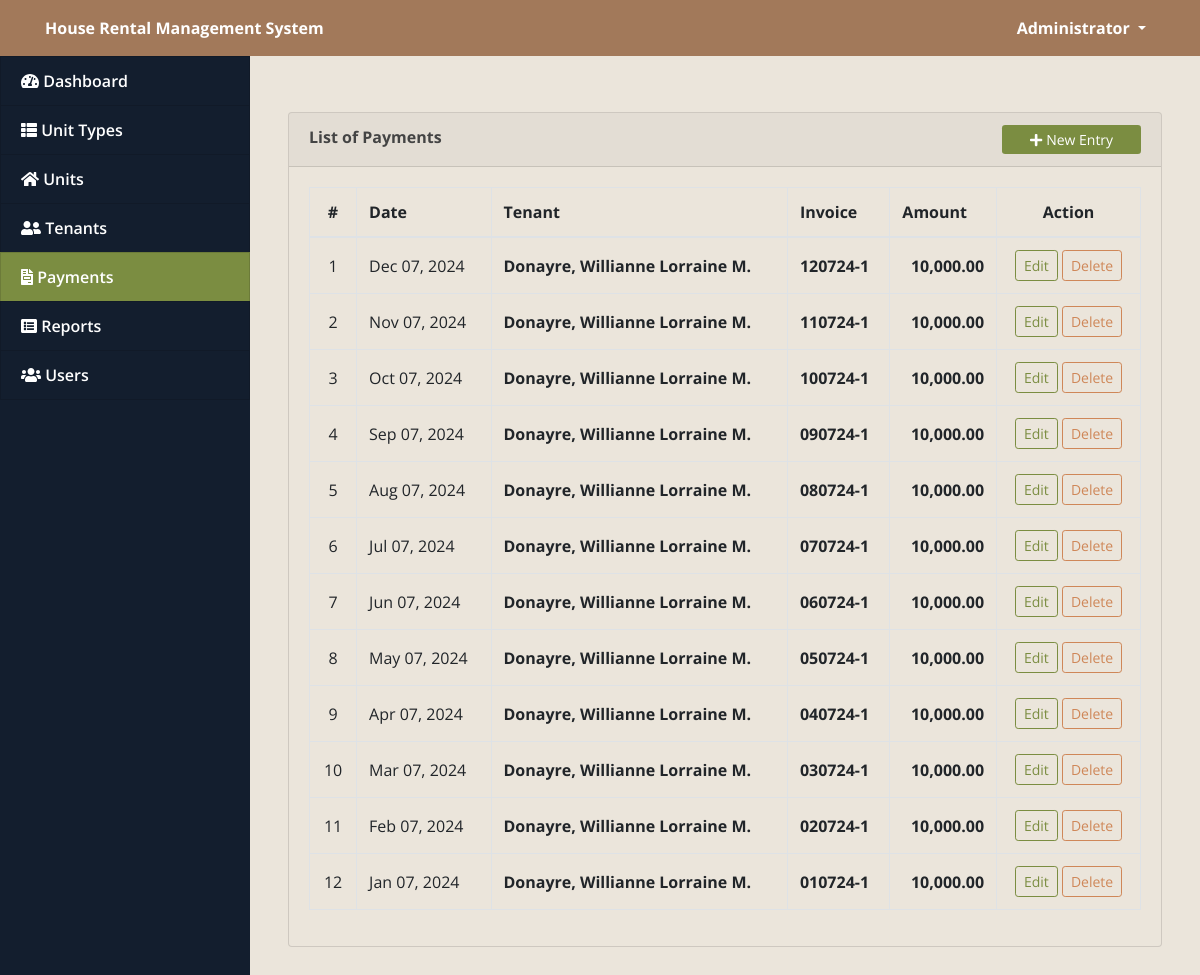
Page /index.php?page=invoices (signed in) on the earlier database version.
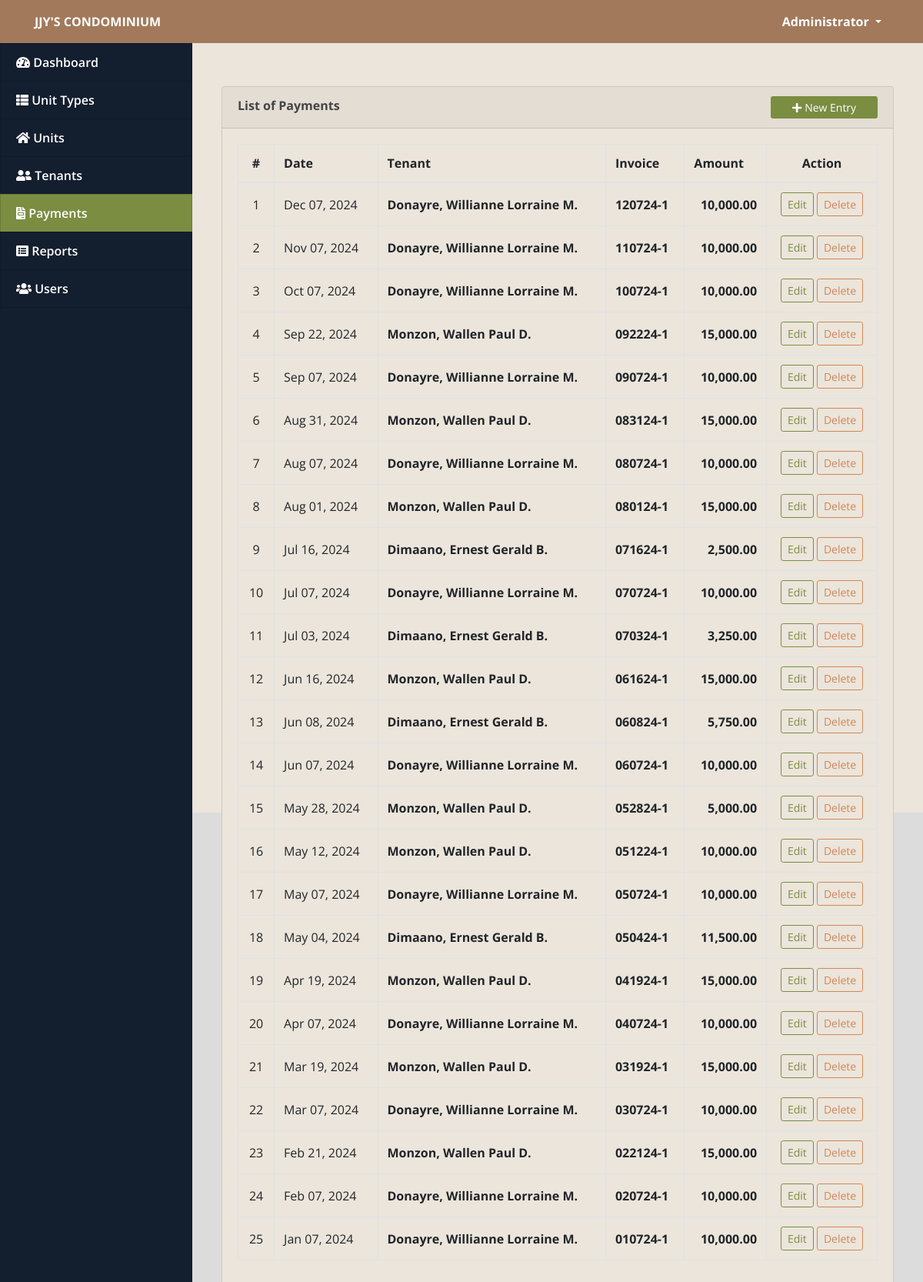
Same page on the later database version.
### tables this page shows
CREATE TABLE `payments` (
  `id` int(30) NOT NULL,
  `tenant_id` int(30) NOT NULL,
  `amount` float NOT NULL,
  `invoice` varchar(50) NOT NULL,
  `date_created` datetime NOT NULL DEFAULT current_timestamp()
);

### invoices.php (the view, shortened to what this page needs)
<?php include('db_connect.php');?>
<div class="container-fluid">
	<div class="col-lg-12">
		<div class="row">
			<div class="col-md-12">
				<div class="card">
					<div class="card-header">
						<b>List of Payments</b>
						<span class="float:right"><a class="btn btn-primary btn-block btn-sm col-sm-2 float-right" href="javascript:void(0)" id="new_invoice">
					<i class="fa fa-plus"></i> New Entry
				</a></span>
					</div>
					<div class="card-body">
						<table class="table table-condensed table-bordered table-hover">
							<thead>
								<tr>
									<th class="text-center">#</th>
									<th class="">Date</th>
									<th class="">Tenant</th>
									<th class="">Invoice</th>
									<th class="">Amount</th>
									<th class="text-center">Action</th>
								</tr>
							</thead>
							<tbody>
								<?php
								$i = 1;
								$invoices = $conn->query("SELECT p.*,concat(t.lastname,', ',t.firstname,' ',t.middlename) as name FROM payments p inner join tenants t on t.id = p.tenant_id where t.status = 1 order by date(p.date_created) desc ");
								while($row=$invoices->fetch_assoc()):
								?>
								<tr>
									<td class="text-center"><?php echo $i++ ?></td>
									<td>
										<?php echo date('M d, Y',strtotime($row['date_created'])) ?>
									</td>
									<td class="">
										 <p> <b><?php echo ucwords($row['name']) ?></b></p>
									</td>
									<td class="">
										 <p> <b><?php echo ucwords($row['invoice']) ?></b></p>
									</td>
									<td class="text-right">
										 <p> <b><?php echo number_format($row['amount'],2) ?></b></p>
									</td>
									<td class="text-center">
										<button class="btn btn-sm btn-outline-primary edit_invoice" type="button" data-id="<?php echo $row['id'] ?>" >Edit</button>
										<button class="btn btn-sm btn-outline-danger delete_invoice" type="button" data-id="<?php echo $row['id'] ?>">Delete</button>
									</td>
								</tr>
								<?php endwhile; ?>
							</tbody>
						</table>
					</div>
				</div>
			</div>
		</div>
	</div>
</div>

### topbar.php (shortened to what this page needs)
<nav class="navbar navbar-light fixed-top bg-navbar" style="padding:0;min-height: 3.5rem">
  <div class="container-fluid mt-2 mb-2">
  	<div class="col-lg-12">
      <div class="col-md-4 float-left text-white">
        <large><b><?php echo isset($_SESSION['system']['name']) ? $_SESSION['system']['name'] : '' ?></b></large>
      </div>
	  	<div class="float-right">
        <div class=" dropdown mr-4">
            <a href="#" class="text-white dropdown-toggle"  id="account_settings" data-toggle="dropdown" aria-haspopup="true" aria-expanded="false"><?php echo $_SESSION['login_name'] ?> </a>
        </div>
      </div>
  </div>
</nav>

Differences in the rows shown:
added payments: date_created "Sep 22, 2024", name "Monzon, Wallen Paul D.", invoice "092224-1", amount "15,000.00"
added payments: date_created "Aug 31, 2024", name "Monzon, Wallen Paul D.", invoice "083124-1", amount "15,000.00"
added payments: date_created "Aug 01, 2024", name "Monzon, Wallen Paul D.", invoice "080124-1", amount "15,000.00"
added payments: date_created "Jul 16, 2024", name "Dimaano, Ernest Gerald B.", invoice "071624-1", amount "2,500.00"
added payments: date_created "Jul 03, 2024", name "Dimaano, Ernest Gerald B.", invoice "070324-1", amount "3,250.00"
added payments: date_created "Jun 16, 2024", name "Monzon, Wallen Paul D.", invoice "061624-1", amount "15,000.00"
added payments: date_created "Jun 08, 2024", name "Dimaano, Ernest Gerald B.", invoice "060824-1", amount "5,750.00"
added payments: date_created "May 28, 2024", name "Monzon, Wallen Paul D.", invoice "052824-1", amount "5,000.00"
added payments: date_created "May 12, 2024", name "Monzon, Wallen Paul D.", invoice "051224-1", amount "10,000.00"
added payments: date_created "May 04, 2024", name "Dimaano, Ernest Gerald B.", invoice "050424-1", amount "11,500.00"
added payments: date_created "Apr 19, 2024", name "Monzon, Wallen Paul D.", invoice "041924-1", amount "15,000.00"
added payments: date_created "Mar 19, 2024", name "Monzon, Wallen Paul D.", invoice "031924-1", amount "15,000.00"
added payments: date_created "Feb 21, 2024", name "Monzon, Wallen Paul D.", invoice "022124-1", amount "15,000.00"
Other differences:
$_SESSION['system']['name']: "House Rental Management System" → "JJY'S CONDOMINIUM"
